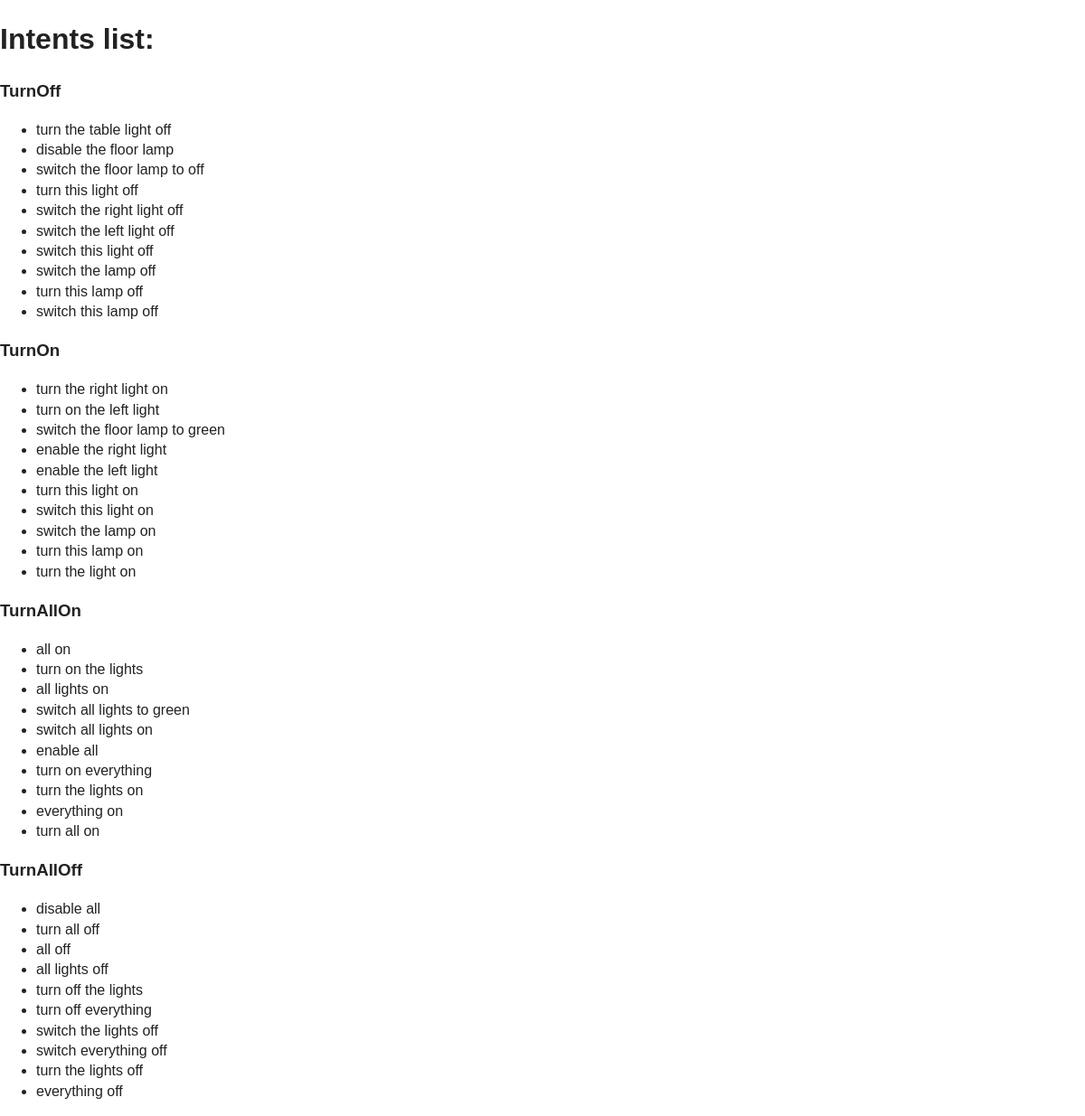
The app's page /api/, older data.
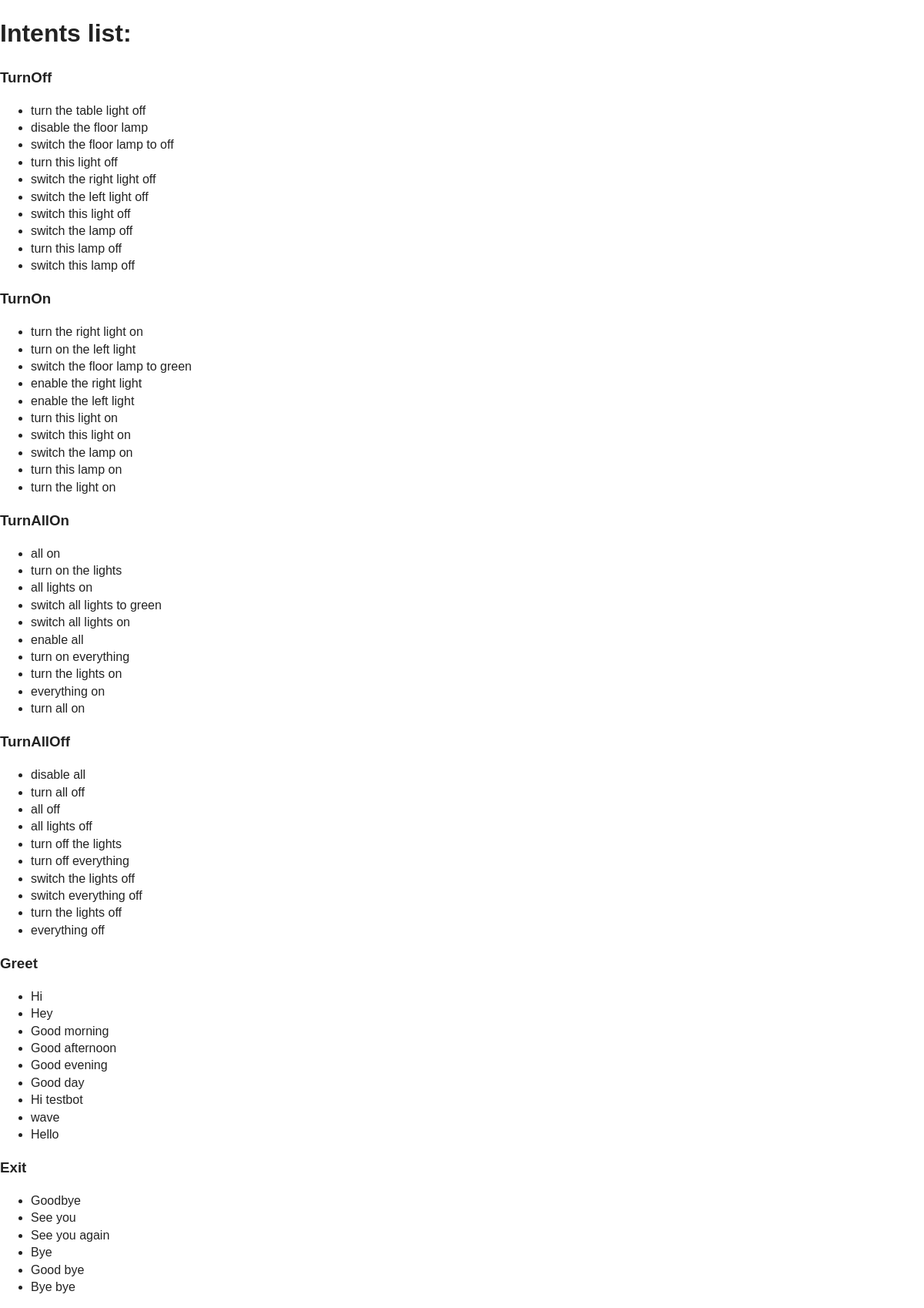
The same page, newer data.
### testbot/models.py (models this page shows, shortened)
class Intent(models.Model):
  topic = models.ForeignKey(Topic, on_delete=models.CASCADE, null=True)
  name = models.CharField(max_length=128, blank=False, null=False)

class Example(models.Model):
  intent = models.ForeignKey(Intent, on_delete=models.CASCADE)
  text = models.CharField(max_length=2048)

### testbot/views.py (the view)
# urls.py: path('', views.index, name='index'),
def index(request):
  response = {
    'intents': []
  }
  for intent in Intent.objects.all():
    new_intent = {
      'name': intent.name,
      'examples': [example.text for example in intent.example_set.all()]
    }
    response['intents'].append(new_intent)
  print(response)
  return render(request, 'index.html', response)

### templates/testbot/index.html (shortened to what this page needs)
<!doctype html>
<html class="no-js" lang="">
    <head>
        <link rel="stylesheet" href="css/normalize.css">
        <link rel="stylesheet" href="css/main.css">
    </head>
    <body>
        <h1>Intents list:</h1>
        {% for intent in intents %}
            <h3>{{ intent.name }}</h3>
            <ul>
            {% for example in intent.examples %}
                <li>{{ example }}</li>
            {% endfor %}
            </ul>
        {% endfor %}
    </body>
</html>

### templates/testbot/css/main.css (style rules this page uses)
html { color: #222; font-size: 1em; line-height: 1.4; font-family: Verdana, Geneva, Tahoma, sans-serif }

Row changes from the older to the newer data that the page shows:
added Intent: name "Greet"
added Example: examples "Hi"
added Example: examples "Hey"
added Example: examples "Good morning"
added Example: examples "Good afternoon"
added Example: examples "Good evening"
added Example: examples "Good day"
added Example: examples "Hi testbot"
added Example: examples "wave"
added Example: examples "Hello"
added Intent: name "Exit"
added Example: examples "Goodbye"
added Example: examples "See you"
added Example: examples "See you again"
added Example: examples "Bye"
added Example: examples "Good bye"
added Example: examples "Bye bye"
